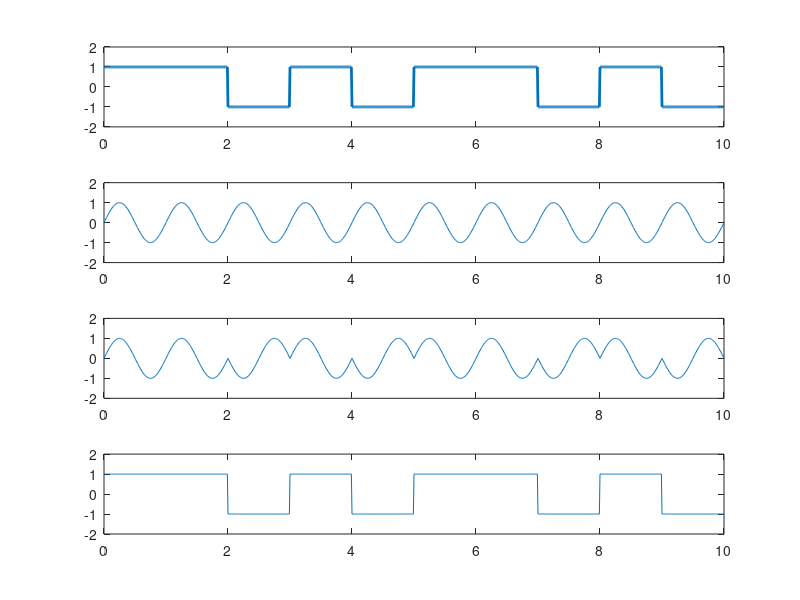

MATLAB code to generate this figure:
clc;clear all;close all;

n = [1 1 0 1 0 1 1 0 1 0];
N = length(n);
t = 0:.01:N;
x = 1:1:(N+1)*100;

for i=1:N
    if (n(i) == 0)
        b_p(i)=-1;
    else
        b_p(i)=1;
    end
    for j=i:.1:i+1
        bw(x(i*100:(i+1)*100)) = b_p(i);
    end
end
bw = bw(100:end);
subplot(411);
plot(t,bw,'Linewidth',2);
axis([0 N -2 2]);

sint= sin(2*pi*t);
subplot(412);
plot(t,sint);
axis([0 N -2 2]);

st = bw.*sint;
subplot(413);
plot(t,st);
axis([0 N -2 2]);

y = pskdemod(st,4);
subplot(414);
plot(t,bw);
axis([0 N -2 2]);
        
